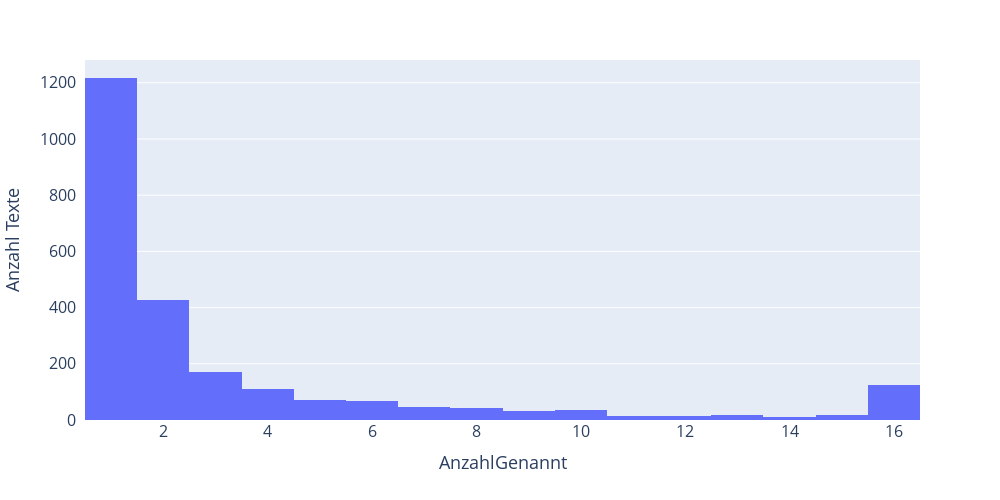

The notebook cell this image was saved under:
### Markdown cell above
# 5.4 Titel

### Code cell
metrik = 'AnzahlGenannt'
print(f"Titel insgesamt                            : {data.shape[0]}")

data_plot = data[metrik].clip(upper=data[metrik].quantile(0.95))

fig = px.histogram(
    data_plot,
    labels = {'value': metrik}
)
fig.update_layout(
    height=500, width = 1000,
    showlegend=False,
    xaxis=dict(tickfont=dict(size=16), titlefont=dict(size=18)),
    yaxis=dict(title = "Anzahl Texte", tickfont=dict(size=16), titlefont=dict(size=18), ticksuffix = "  "),
)
# fig.write_image("plots/texte_pro_AnzahlGenannt.pdf")
fig.show()

### Figure 1 — Plotly figure (JSON) as saved in the notebook; plotly's stock layout.template omitted (floating-point values rounded to 4 significant figures; data arrays with more than 128 entries replaced by an {"elided": "..."} marker saying what was removed)
{"data": [{"alignmentgroup": "True", "bingroup": "x", "hovertemplate": "variable=AnzahlGenannt<br>AnzahlGenannt=%{x}<br>count=%{y}<extra></extra>", "legendgroup": "AnzahlGenannt", "marker": {"color": "#636efa", "pattern": {"shape": ""}}, "name": "AnzahlGenannt", "offsetgroup": "AnzahlGenannt", "orientation": "v", "showlegend": true, "type": "histogram", "x": {"elided": "2425 int values"}, "xaxis": "x", "yaxis": "y"}], "layout": {"barmode": "relative", "height": 500, "legend": {"title": {"text": "variable"}, "tracegroupgap": 0}, "margin": {"t": 60}, "showlegend": false, "width": 1000, "xaxis": {"anchor": "y", "domain": [0, 1], "tickfont": {"size": 16}, "title": {"font": {"size": 18}, "text": "AnzahlGenannt"}}, "yaxis": {"anchor": "x", "domain": [0, 1], "tickfont": {"size": 16}, "ticksuffix": "  ", "title": {"font": {"size": 18}, "text": "Anzahl Texte"}}}}
